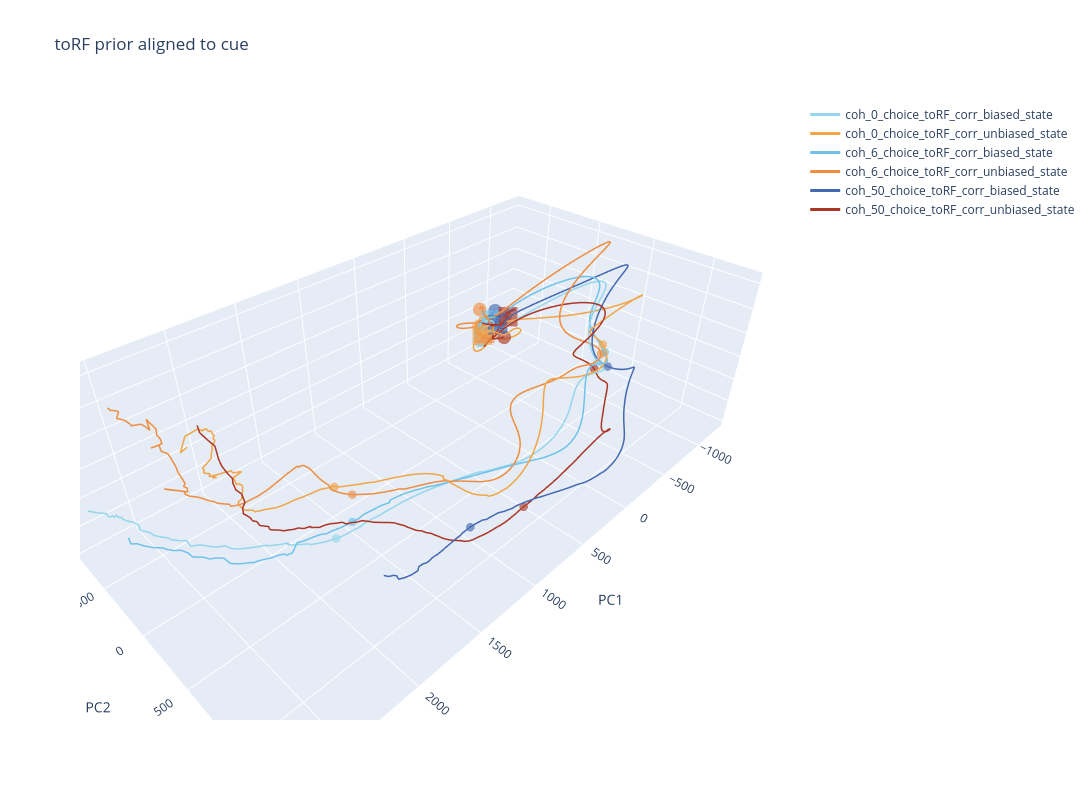

Notebook source saved alongside this figure:
### Markdown cell above
#### toRF prior sessions

### Code cell
alignment = "cue"
state_values = ["biased_state", "unbiased_state"]  # States

# [x_choice,y_choice,z_choice] = toRF_pc_weights[alignment][:,:3].T @ choice_axis['toRF_prior'][alignment]
# [x_stimulus,y_stimulus,z_stimulus] = toRF_pc_weights[alignment][:,:3].T @ stimulus_axis['toRF_prior'][alignment]
# [x_bias,y_bias,z_bias] = toRF_pc_weights[alignment][:,:3].T @ bias_axis['toRF_prior'][alignment]

# Define colors for each coherence level
alignment_dict = ephys_config["alignment_settings_GP"][alignment]
conditions = [
	"coh_0_choice_toRF_corr",
	"coh_6_choice_toRF_corr",
	# "coh_20_choice_toRF_corr",
	"coh_50_choice_toRF_corr",
	# "coh_0_choice_awayRF_corr",
	# "coh_6_choice_awayRF_corr",
	# "coh_20_choice_awayRF_corr",
	# "coh_50_choice_awayRF_corr"
]

if alignment == "response":
    timepoints_list = np.arange(0, alignment_dict["end_time_ms"] - alignment_dict["start_time_ms"] + 1, 50)
else:
    timepoints_list=np.arange(0, alignment_dict["end_time_ms"] - alignment_dict["start_time_ms"] + 1, 100)

# Create a figure
fig = go.Figure()
# plot_pca_projection(fig, conditions, state_values,
#                     pc_projection_biased_state_toRF_prior["mean"][alignment], pc_projection_unbiased_state_toRF_prior["mean"][alignment],
#                     timepoints_list=timepoints_list, onset_time = - alignment_dict["start_time_ms"],axes=(0,1,2))
plot_pca_projection(fig, conditions, state_values,
                    pc_projection_biased_state_toRF_prior["mean"][alignment], pc_projection_unbiased_state_toRF_prior["mean"][alignment],
                    timepoints_list=timepoints_list, onset_time = - alignment_dict["start_time_ms"],axes=(0,1,2))

magnif = 50
# add_axis_arrow(fig,x_stimulus*magnif,y_stimulus*magnif,z_stimulus*magnif,color = 'black',legend='Stimulus Axis')
# add_axis_arrow(fig,x_choice*magnif,y_choice*magnif,z_choice*magnif,color = 'red',legend='Choice Axis')
# add_axis_arrow(fig,x_bias*magnif,y_bias*magnif,z_bias*magnif,color = 'blue',legend='Bias Axis')

# Set plot labels
fig.update_layout(
    width = 1200,
    height= 800,
    scene=dict(
        xaxis_title="PC1",
        yaxis_title="PC2",
        zaxis_title="PC3"
    ),
    title=f"toRF prior aligned to {alignment}"
)

fig.show()
fig.write_html("PCA - toRF prior.html")

### Figure 1 — Plotly figure (JSON) as saved in the notebook; plotly's stock layout.template omitted (floating-point values rounded to 4 significant figures; data arrays with more than 128 entries replaced by an {"elided": "..."} marker saying what was removed)
{"data": [{"line": {"dash": "solid", "width": 3}, "marker": {"color": "#96D6EC", "opacity": 1, "size": 2, "symbol": "circle"}, "mode": "lines", "name": "coh_0_choice_toRF_corr_biased_state", "opacity": 1, "showlegend": true, "type": "scatter3d", "x": {"elided": "901 float values"}, "y": {"elided": "901 float values"}, "z": {"elided": "901 float values"}}, {"line": {"dash": "solid", "width": 3}, "marker": {"color": "#F2A448", "opacity": 1, "size": 2, "symbol": "circle"}, "mode": "lines", "name": "coh_0_choice_toRF_corr_unbiased_state", "opacity": 1, "showlegend": true, "type": "scatter3d", "x": {"elided": "901 float values"}, "y": {"elided": "901 float values"}, "z": {"elided": "901 float values"}}, {"line": {"dash": "solid", "width": 3}, "marker": {"color": "#6FC3EB", "opacity": 1, "size": 2, "symbol": "circle"}, "mode": "lines", "name": "coh_6_choice_toRF_corr_biased_state", "opacity": 1, "showlegend": true, "type": "scatter3d", "x": {"elided": "901 float values"}, "y": {"elided": "901 float values"}, "z": {"elided": "901 float values"}}, {"line": {"dash": "solid", "width": 3}, "marker": {"color": "#EF8D41", "opacity": 1, "size": 2, "symbol": "circle"}, "mode": "lines", "name": "coh_6_choice_toRF_corr_unbiased_state", "opacity": 1, "showlegend": true, "type": "scatter3d", "x": {"elided": "901 float values"}, "y": {"elided": "901 float values"}, "z": {"elided": "901 float values"}}, {"line": {"dash": "solid", "width": 3}, "marker": {"color": "#4469B1", "opacity": 1, "size": 2, "symbol": "circle"}, "mode": "lines", "name": "coh_50_choice_toRF_corr_biased_state", "opacity": 1, "showlegend": true, "type": "scatter3d", "x": {"elided": "901 float values"}, "y": {"elided": "901 float values"}, "z": {"elided": "901 float values"}}, {"line": {"dash": "solid", "width": 3}, "marker": {"color": "#AC3626", "opacity": 1, "size": 2, "symbol": "circle"}, "mode": "lines", "name": "coh_50_choice_toRF_corr_unbiased_state", "opacity": 1, "showlegend": true, "type": "scatter3d", "x": {"elided": "901 float values"}, "y": {"elided": "901 float values"}, "z": {"elided": "901 float values"}}, {"line": {"dash": "solid", "width": 2}, "marker": {"color": "#96D6EC", "opacity": 0.8, "size": 8, "symbol": "circle"}, "mode": "markers", "name": " ", "opacity": 0.8, "showlegend": false, "type": "scatter3d", "x": [-706.1], "y": [-502.1], "z": [-220.3]}, {"line": {"dash": "solid", "width": 2}, "marker": {"color": "#F2A448", "opacity": 0.8, "size": 8, "symbol": "circle"}, "mode": "markers", "name": " ", "opacity": 0.8, "showlegend": false, "type": "scatter3d", "x": [-582.0], "y": [-565.1], "z": [-188.2]}, {"line": {"dash": "solid", "width": 2}, "marker": {"color": "#6FC3EB", "opacity": 0.8, "size": 8, "symbol": "circle"}, "mode": "markers", "name": " ", "opacity": 0.8, "showlegend": false, "type": "scatter3d", "x": [-544.8], "y": [-515.4], "z": [-290.0]}, {"line": {"dash": "solid", "width": 2}, "marker": {"color": "#EF8D41", "opacity": 0.8, "size": 8, "symbol": "circle"}, "mode": "markers", "name": " ", "opacity": 0.8, "showlegend": false, "type": "scatter3d", "x": [-518.2], "y": [-509.1], "z": [16.51]}, {"line": {"dash": "solid", "width": 2}, "marker": {"color": "#4469B1", "opacity": 0.8, "size": 8, "symbol": "circle"}, "mode": "markers", "name": " ", "opacity": 0.8, "showlegend": false, "type": "scatter3d", "x": [-857.2], "y": [-625.6], "z": [-164.7]}, {"line": {"dash": "solid", "width": 2}, "marker": {"color": "#AC3626", "opacity": 0.8, "size": 8, "symbol": "circle"}, "mode": "markers", "name": " ", "opacity": 0.8, "showlegend": false, "type": "scatter3d", "x": [-652.3], "y": [-341.1], "z": [-232.9]}, {"line": {"dash": "solid", "width": 2}, "marker": {"color": "#96D6EC", "opacity": 0.8, "size": 5, "symbol": "circle"}, "mode": "markers", "name": " ", "opacity": 0.8, "showlegend": false, "type": "scatter3d", "x": [-658.3], "y": [-527.1], "z": [-204.3]}, {"line": {"dash": "solid", "width": 2}, "marker": {"color": "#F2A448", "opacity": 0.8, "size": 5, "symbol": "circle"}, "mode": "markers", "name": " ", "opacity": 0.8, "showlegend": false, "type": "scatter3d", "x": [-261.6], "y": [-247.9], "z": [-19.39]}, {"line": {"dash": "solid", "width": 2}, "marker": {"color": "#6FC3EB", "opacity": 0.8, "size": 5, "symbol": "circle"}, "mode": "markers", "name": " ", "opacity": 0.8, "showlegend": false, "type": "scatter3d", "x": [-729.1], "y": [-558.7], "z": [-178.6]}, {"line": {"dash": "solid", "width": 2}, "marker": {"color": "#EF8D41", "opacity": 0.8, "size": 5, "symbol": "circle"}, "mode": "markers", "name": " ", "opacity": 0.8, "showlegend": false, "type": "scatter3d", "x": [-593.9], "y": [-508.1], "z": [-239.3]}, {"line": {"dash": "solid", "width": 2}, "marker": {"color": "#4469B1", "opacity": 0.8, "size": 5, "symbol": "circle"}, "mode": "markers", "name": " ", "opacity": 0.8, "showlegend": false, "type": "scatter3d", "x": [-709.7], "y": [-467.7], "z": [-183.3]}, {"line": {"dash": "solid", "width": 2}, "marker": {"color": "#AC3626", "opacity": 0.8, "size": 5, "symbol": "circle"}, "mode": "markers", "name": " ", "opacity": 0.8, "showlegend": false, "type": "scatter3d", "x": [-790.5], "y": [-426.1], "z": [-119.6]}, {"line": {"dash": "solid", "width": 2}, "marker": {"color": "#96D6EC", "opacity": 0.8, "size": 5, "symbol": "circle"}, "mode": "markers", "name": " ", "opacity": 0.8, "showlegend": false, "type": "scatter3d", "x": [-737.0], "y": [538.3], "z": [-137.1]}, {"line": {"dash": "solid", "width": 2}, "marker": {"color": "#F2A448", "opacity": 0.8, "size": 5, "symbol": "circle"}, "mode": "markers", "name": " ", "opacity": 0.8, "showlegend": false, "type": "scatter3d", "x": [-833.3], "y": [502.1], "z": [-32.39]}, {"line": {"dash": "solid", "width": 2}, "marker": {"color": "#6FC3EB", "opacity": 0.8, "size": 5, "symbol": "circle"}, "mode": "markers", "name": " ", "opacity": 0.8, "showlegend": false, "type": "scatter3d", "x": [-837.5], "y": [526.4], "z": [-92.63]}, {"line": {"dash": "solid", "width": 2}, "marker": {"color": "#EF8D41", "opacity": 0.8, "size": 5, "symbol": "circle"}, "mode": "markers", "name": " ", "opacity": 0.8, "showlegend": false, "type": "scatter3d", "x": [-747.0], "y": [548.6], "z": [-61.11]}, {"line": {"dash": "solid", "width": 2}, "marker": {"color": "#4469B1", "opacity": 0.8, "size": 5, "symbol": "circle"}, "mode": "markers", "name": " ", "opacity": 0.8, "showlegend": false, "type": "scatter3d", "x": [-805.2], "y": [589.4], "z": [-182.7]}, {"line": {"dash": "solid", "width": 2}, "marker": {"color": "#AC3626", "opacity": 0.8, "size": 5, "symbol": "circle"}, "mode": "markers", "name": " ", "opacity": 0.8, "showlegend": false, "type": "scatter3d", "x": [-625.0], "y": [581.3], "z": [-127.0]}, {"line": {"dash": "solid", "width": 2}, "marker": {"color": "#96D6EC", "opacity": 0.8, "size": 5, "symbol": "circle"}, "mode": "markers", "name": " ", "opacity": 0.8, "showlegend": false, "type": "scatter3d", "x": [1681.0], "y": [271.5], "z": [-523.5]}, {"line": {"dash": "solid", "width": 2}, "marker": {"color": "#F2A448", "opacity": 0.8, "size": 5, "symbol": "circle"}, "mode": "markers", "name": " ", "opacity": 0.8, "showlegend": false, "type": "scatter3d", "x": [1469.0], "y": [6.465], "z": [-381.4]}, {"line": {"dash": "solid", "width": 2}, "marker": {"color": "#6FC3EB", "opacity": 0.8, "size": 5, "symbol": "circle"}, "mode": "markers", "name": " ", "opacity": 0.8, "showlegend": false, "type": "scatter3d", "x": [1536.0], "y": [264.3], "z": [-481.2]}, {"line": {"dash": "solid", "width": 2}, "marker": {"color": "#EF8D41", "opacity": 0.8, "size": 5, "symbol": "circle"}, "mode": "markers", "name": " ", "opacity": 0.8, "showlegend": false, "type": "scatter3d", "x": [1538.0], "y": [290.4], "z": [-227.2]}, {"line": {"dash": "solid", "width": 2}, "marker": {"color": "#4469B1", "opacity": 0.8, "size": 5, "symbol": "circle"}, "mode": "markers", "name": " ", "opacity": 0.8, "showlegend": false, "type": "scatter3d", "x": [1099.0], "y": [899.3], "z": [-392.0]}, {"line": {"dash": "solid", "width": 2}, "marker": {"color": "#AC3626", "opacity": 0.8, "size": 5, "symbol": "circle"}, "mode": "markers", "name": " ", "opacity": 0.8, "showlegend": false, "type": "scatter3d", "x": [672.5], "y": [983.3], "z": [-443.1]}, {"line": {"dash": "solid", "width": 2}, "marker": {"color": "#96D6EC", "opacity": 0.8, "size": 10, "symbol": "square"}, "mode": "markers", "name": " ", "opacity": 0.8, "showlegend": false, "type": "scatter3d", "x": [-658.3], "y": [-527.1], "z": [-204.3]}, {"line": {"dash": "solid", "width": 2}, "marker": {"color": "#F2A448", "opacity": 0.8, "size": 10, "symbol": "square"}, "mode": "markers", "name": " ", "opacity": 0.8, "showlegend": false, "type": "scatter3d", "x": [-261.6], "y": [-247.9], "z": [-19.39]}, {"line": {"dash": "solid", "width": 2}, "marker": {"color": "#6FC3EB", "opacity": 0.8, "size": 10, "symbol": "square"}, "mode": "markers", "name": " ", "opacity": 0.8, "showlegend": false, "type": "scatter3d", "x": [-729.1], "y": [-558.7], "z": [-178.6]}, {"line": {"dash": "solid", "width": 2}, "marker": {"color": "#EF8D41", "opacity": 0.8, "size": 10, "symbol": "square"}, "mode": "markers", "name": " ", "opacity": 0.8, "showlegend": false, "type": "scatter3d", "x": [-593.9], "y": [-508.1], "z": [-239.3]}, {"line": {"dash": "solid", "width": 2}, "marker": {"color": "#4469B1", "opacity": 0.8, "size": 10, "symbol": "square"}, "mode": "markers", "name": " ", "opacity": 0.8, "showlegend": false, "type": "scatter3d", "x": [-709.7], "y": [-467.7], "z": [-183.3]}, {"line": {"dash": "solid", "width": 2}, "marker": {"color": "#AC3626", "opacity": 0.8, "size": 10, "symbol": "square"}, "mode": "markers", "name": " ", "opacity": 0.8, "showlegend": false, "type": "scatter3d", "x": [-790.5], "y": [-426.1], "z": [-119.6]}], "layout": {"height": 800, "scene": {"xaxis": {"title": {"text": "PC1"}}, "yaxis": {"title": {"text": "PC2"}}, "zaxis": {"title": {"text": "PC3"}}}, "title": {"text": "toRF prior aligned to cue"}, "width": 1200}}
